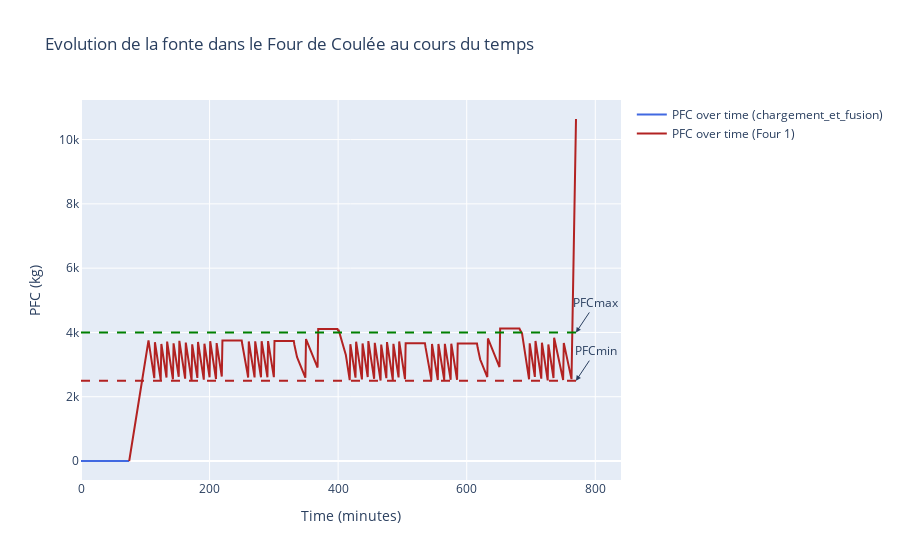
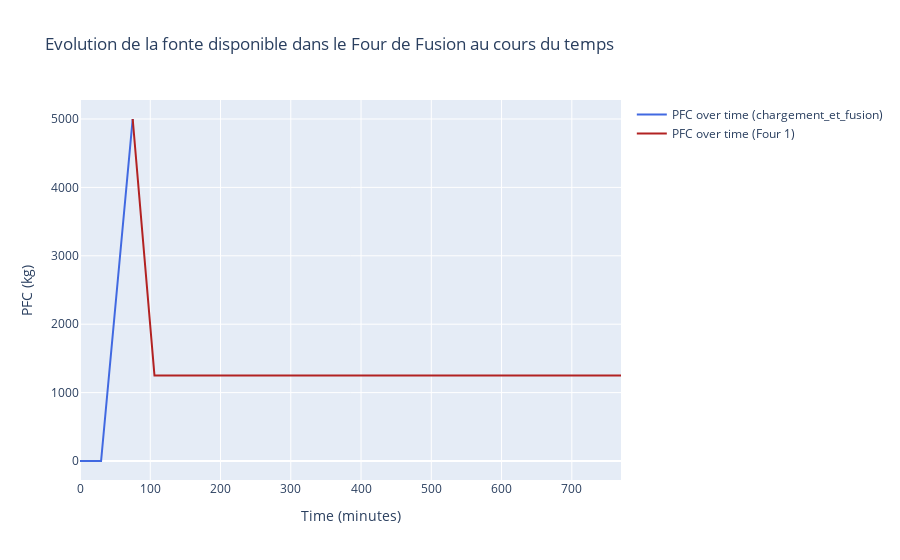

Notebook code for these charts, in order:
### Code cell
times_dict, PFC_Prodvalues_dict, PFC_Consomvalues_dict = calcule_chargement_et_fusion(times_dict, PFC_Prodvalues_dict, PFC_Consomvalues_dict, numfours)

times_dict, PFC_Prodvalues_dict, PFC_Consomvalues_dict = calcule_Transitoire(times_dict, PFC_Prodvalues_dict, PFC_Consomvalues_dict, numfours)


Mg = Mgmax
cle = f"Four {numfours}" if numfours in [1, 2, 3, 4] else "chargement_et_fusion"
PFC_Consom = PFC_Consomvalues_dict[cle][-1] 
# temps_ajout_poche_i_Coulee = calcule_temps_poche_i(PFC_Consomvalues_dict, Mg, liste_Masse_Modeles, liste_Quantite_Modeles, liste_cadences, numfours=1)
temps_ajout_poche_i_Coulee = calcule_temps_poche_i(PFC_Consom, Mg, numfours=1)


PFC_Consomvalues_dict, PFC_Prodvalues_dict, times_dict, Mg,FinConso  = gestion_consomation_fonte_coulee(PFC_Consomvalues_dict, PFC_Prodvalues_dict, times_dict, numfours, temps_ajout_poche_i_Coulee, Mg)

#### Temps/Moment où la poche_i est entierement ajoutée (et on consomme aussi) 
times_dict,PFC_Consomvalues_dict, PFC_Prodvalues_dict, Mg, temps_ajout_poche_i_Coulee,FinConso  = gestion_poche_et_consomation(numfours, PFC_Prodvalues_dict, PFC_Consomvalues_dict, times_dict,liste_Quantite_Modeles)

FinConso = False

nbFours = 3
for i in range(nbFours*16) : 
    # ### Consomation de fonte dans le Fours de Coulée!!
    PFC_Consomvalues_dict, PFC_Prodvalues_dict, times_dict, Mg,FinConso  = gestion_consomation_fonte_coulee(PFC_Consomvalues_dict, PFC_Prodvalues_dict, times_dict, numfours, temps_ajout_poche_i_Coulee, Mg)

    #### Temps/Moment où la poche_i est entierement ajoutée (et on consomme aussi) 
    times_dict,PFC_Consomvalues_dict, PFC_Prodvalues_dict, Mg, temps_ajout_poche_i_Coulee,FinConso  = gestion_poche_et_consomation(numfours, PFC_Prodvalues_dict, PFC_Consomvalues_dict, times_dict,liste_Quantite_Modeles)
    # numfours+=1
    # print(numfours)
    if FinConso :
        break


Plot_consom(PFC_Consomvalues_dict, times_dict, PFCmin, PFCmax)
Plot_Prod(PFC_Prodvalues_dict, times_dict)

### Figure 1 — Plotly figure (JSON) as saved in the notebook; plotly's stock layout.template omitted (floating-point values rounded to 4 significant figures; data arrays with more than 128 entries replaced by an {"elided": "..."} marker saying what was removed)
{"data": [{"line": {"color": "royalblue"}, "mode": "lines", "name": "PFC over time (chargement_et_fusion)", "type": "scatter", "x": [0, 30, 75], "y": [0, 0, 0]}, {"line": {"color": "firebrick"}, "mode": "lines", "name": "PFC over time (Four 1)", "type": "scatter", "x": {"elided": "495 int values"}, "y": {"elided": "495 float values"}}, {"line": {"color": "green"}, "mode": "lines", "name": "PFC over time (Four 2)", "type": "scatter", "x": [], "y": []}, {"line": {"color": "orange"}, "mode": "lines", "name": "PFC over time (Four 3)", "type": "scatter", "x": [], "y": []}, {"line": {"color": "purple"}, "mode": "lines", "name": "PFC over time (Four 4)", "type": "scatter", "x": [], "y": []}], "layout": {"annotations": [{"arrowhead": 2, "ax": 20, "ay": -30, "showarrow": true, "text": "PFCmin", "x": 770, "xref": "x", "y": 2500, "yref": "y"}, {"arrowhead": 2, "ax": 20, "ay": -30, "showarrow": true, "text": "PFCmax", "x": 770, "xref": "x", "y": 4000, "yref": "y"}], "shapes": [{"line": {"color": "firebrick", "dash": "dash", "width": 2}, "name": "PFCmin", "type": "line", "x0": 0, "x1": 770, "y0": 2500, "y1": 2500}, {"line": {"color": "green", "dash": "dash", "width": 2}, "name": "PFCmax", "type": "line", "x0": 0, "x1": 770, "y0": 4000, "y1": 4000}], "showlegend": true, "title": {"text": "Evolution de la fonte dans le Four de Coulée au cours du temps"}, "xaxis": {"title": {"text": "Time (minutes)"}}, "yaxis": {"title": {"text": "PFC (kg)"}}}}

### Figure 2 — Plotly figure (JSON) as saved in the notebook; plotly's stock layout.template omitted (floating-point values rounded to 4 significant figures; data arrays with more than 128 entries replaced by an {"elided": "..."} marker saying what was removed)
{"data": [{"line": {"color": "royalblue"}, "mode": "lines", "name": "PFC over time (chargement_et_fusion)", "type": "scatter", "x": [0, 30, 75], "y": [0, 0, 5000]}, {"line": {"color": "firebrick"}, "mode": "lines", "name": "PFC over time (Four 1)", "type": "scatter", "x": {"elided": "495 int values"}, "y": {"elided": "495 int values"}}, {"line": {"color": "green"}, "mode": "lines", "name": "PFC over time (Four 2)", "type": "scatter", "x": [], "y": []}, {"line": {"color": "orange"}, "mode": "lines", "name": "PFC over time (Four 3)", "type": "scatter", "x": [], "y": []}, {"line": {"color": "purple"}, "mode": "lines", "name": "PFC over time (Four 4)", "type": "scatter", "x": [], "y": []}], "layout": {"showlegend": true, "title": {"text": "Evolution de la fonte disponible dans le Four de Fusion au cours du temps"}, "xaxis": {"title": {"text": "Time (minutes)"}}, "yaxis": {"title": {"text": "PFC (kg)"}}}}
